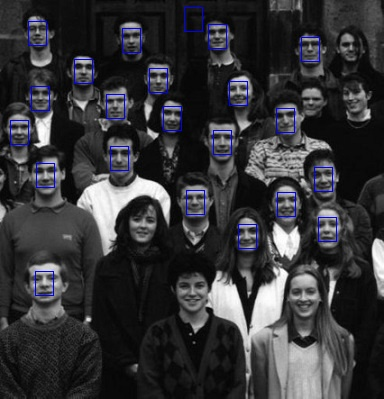
#> input picture q1/students_result.jpg, 384 x 399 px, given in place of students.jpg, which was not available
$ python matchFaces.py
#> lines starting #> are read from the running program, lines starting #| are printed output that depends on the picture; pictures that were not available may be replaced by others from this repository, and a replacement may not be noted
import cv2
import numpy as np
import matplotlib.pyplot as plt
from numpy.fft import fft2, ifft2, fftshift, ifftshift
from sklearn.cluster import DBSCAN

import warnings

warnings.filterwarnings("ignore")


# Implementation of the 'scale_down' function as per the assignment instructions.
# Scales down an image by a given ratio using the Fourier transform method.
def scale_down(image, resize_ratio):
    # Apply Fourier transform
    F = fftshift(fft2(image))
    # Calculate the new size after applying the resize_ratio
    new_size = np.array(F.shape) * resize_ratio
    new_size = new_size.astype(int)  # Convert to integer size
    # Extract the center part of the frequency domain according to the new size
    center_indices = np.array(F.shape) // 2
    cropped_F = F[center_indices[0] - new_size[0] // 2:center_indices[0] + new_size[0] // 2,
                center_indices[1] - new_size[1] // 2:center_indices[1] + new_size[1] // 2]
    # Apply inverse Fourier transform to get the scaled image
    scaled_image = ifft2(ifftshift(cropped_F))
    return np.abs(scaled_image)


# Implementation of the 'scale_up' function as per the assignment instructions.
# Scales up an image by a given ratio using the Fourier transform method.
def scale_up(image, resize_ratio):
    # Apply Fourier transform
    F = fftshift(fft2(image))
    # Calculate padding size
    pad_size = ((np.array(F.shape) * (resize_ratio - 1)) / 2).astype(int)
    # Zero padding in the frequency domain
    padded_F = np.pad(F, ((pad_size[0], pad_size[0]), (pad_size[1], pad_size[1])), mode='constant')
    # Apply inverse Fourier transform to get the scaled image
    scaled_image = ifft2(ifftshift(padded_F))
    return np.abs(scaled_image)


# Implementation of the 'ncc_2d' function as per the assignment instructions.
# Calculates the normalized cross-correlation (NCC) map between an image and a pattern.
def ncc_2d(image, pattern):
    # Convert the pattern to float
    pattern = pattern.astype(np.float64)
    # Calculate the dimensions of the NCC map
    ncc_map_shape = (image.shape[0] - pattern.shape[0] + 1, image.shape[1] - pattern.shape[1] + 1)
    ncc_map = np.zeros(ncc_map_shape)

    # Compute mean and standard deviation of the pattern
    pattern_mean = np.mean(pattern)
    pattern_std = np.std(pattern)

    # Normalizing the pattern
    pattern = (pattern - pattern_mean) / (pattern_std if pattern_std else 1)

    # Perform NCC calculation
    for i in range(ncc_map_shape[0]):
        for j in range(ncc_map_shape[1]):
            # Extract the current window from the image
            window = image[i:i + pattern.shape[0], j:j + pattern.shape[1]]

            # Compute mean and standard deviation of the window
            window_mean = np.mean(window)
            window_std = np.std(window)

            # If the window is not a constant value (std != 0), compute NCC
            if window_std != 0:
                ncc_value = np.sum((window - window_mean) * pattern) / (window_std * window.size)
                ncc_map[i, j] = ncc_value

    return ncc_map


# Displays an image, pattern, and their NCC heatmap side by side.
def display(image, pattern):
    plt.subplot(2, 3, 1)
    plt.title('Image')
    plt.imshow(image, cmap='gray')

    plt.subplot(2, 3, 3)
    plt.title('Pattern')
    plt.imshow(pattern, cmap='gray', aspect='equal')

    ncc = ncc_2d(image, pattern)

    plt.subplot(2, 3, 5)
    plt.title('Normalized Cross-Correlation Heatmap')
    plt.imshow(ncc ** 2, cmap='coolwarm', vmin=0, vmax=1, aspect='auto')

    cbar = plt.colorbar()
    cbar.set_label('NCC Values')

    plt.show()


# Draws rectangles around detected matches in an image.
def draw_matches(image, matches, pattern_size):
    image = cv2.cvtColor(image, cv2.COLOR_BGR2RGB)
    for point in matches:
        y, x = point
        top_left = (int(x - pattern_size[1] / 2), int(y - pattern_size[0] / 2))
        bottom_right = (int(x + pattern_size[1] / 2), int(y + pattern_size[0] / 2))
        cv2.rectangle(image, top_left, bottom_right, (255, 0, 0), 1)

    plt.imshow(image, cmap='gray')
    plt.show()

    cv2.imwrite(f"{CURR_IMAGE}_result.jpg", image)


# Clustering matches to ensure each face is marked only once
def cluster_matches(matches, eps=10, min_samples=1):
    # Use DBSCAN to cluster close points
    clustering = DBSCAN(eps=eps, min_samples=min_samples).fit(matches)
    unique_matches = []
    for cluster_id in np.unique(clustering.labels_):
        if cluster_id != -1:  # Ignore noise points
            # Calculate the centroid of the points in each cluster
            points = matches[clustering.labels_ == cluster_id]
            centroid = np.mean(points, axis=0).astype(int)
            unique_matches.append(centroid)
    return np.array(unique_matches)


CURR_IMAGE = "students"

image = cv2.imread(f'{CURR_IMAGE}.jpg')
#> image is the input picture: shape (399, 384, 3); mean B, G, R 56.6, 53.5, 53.5
image = cv2.cvtColor(image, cv2.COLOR_BGR2GRAY)
#> image: shape (399, 384)

pattern = cv2.imread('template.jpg')
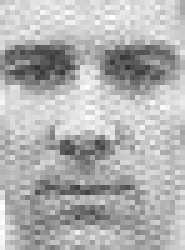
#> input picture q1/template.jpg, 37 x 50 px (shown 5 times larger)
#> pattern is the input picture: shape (50, 37, 3); min 53, max 255, mean 177.3
pattern = cv2.cvtColor(pattern, cv2.COLOR_BGR2GRAY)
#> pattern: shape (50, 37)

############# DEMO #############
display(image, pattern)
#> in ncc_2d, `pattern_mean = np.mean(pattern)`: pattern_mean = 177.3
#> in ncc_2d, `pattern_std = np.std(pattern)`: pattern_std = 41.94


############# Students #############

image_scaled = image
pattern_scaled = scale_down(pattern, 0.5)

display(image_scaled, pattern_scaled)
#> in ncc_2d (call 2), `pattern_mean = np.mean(pattern)`: pattern_mean = 759.1
#> in ncc_2d (call 2), `pattern_std = np.std(pattern)`: pattern_std = 165.7
#> after the loop in ncc_2d (call 2), `for i in range(ncc_map_shape[0]):`:
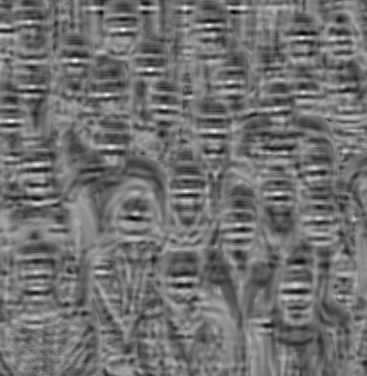
#> ncc_map: shape (376, 367) float64; min -0.533, max 0.7, mean 0.0134; drawn with min black and max white

ncc = ncc_2d(image_scaled, pattern_scaled)
real_matches = np.argwhere(ncc >= 0.55)
#> real_matches = 41 pairs, first value 7 to 193, second value 9 to 302

real_matches[:, 0] += pattern_scaled.shape[0] // 2
real_matches[:, 1] += pattern_scaled.shape[1] // 2

unique_matches = cluster_matches(real_matches)
#> the loop in cluster_matches, `for cluster_id in np.unique(clustering.labels_):` made 12 passes
#> points on passes 1, 2, 4, 5, 6, 7, 8, 10, 11, 12: [[19, 193], [19, 194], [20, 194]], [[37, 216], [37, 217], [37, 218]], [[49, 310], [49, 311], [50, 310]], [[72, 82], [72, 83], [72, 84], [72, 85]], [[81, 157], [81, 158], [81, 159], [81, 160]], [[106, 115], [106, 116]], [[118, 173], [119, 173]], [[143, 222], [143, 223]], [[203, 194], [203, 195]], [[205, 286], [205, 287], [205, 288]]
#> centroid on passes 3, 9: [41, 131], [132, 19]
#> after the loop in cluster_matches, `for cluster_id in np.unique(clustering.labels_):`: unique_matches = [[19, 193], [37, 217], [41, 131], [49, 310], [72, 83], [81, 158], [106, 115], [118, 173], [132, 19], [143, 222], [203, 194], [205, 287]]
draw_matches(image, unique_matches, pattern_scaled.shape)
#> the loop in draw_matches, `for point in matches:` made 12 passes
#> (y, x, top_left, bottom_right) on passes 1 to 12: (19, 193, (184, 7), (202, 31)), (37, 217, (208, 25), (226, 49)), (41, 131, (122, 29), (140, 53)), (49, 310, (301, 37), (319, 61)), (72, 83, (74, 60), (92, 84)), (81, 158, (149, 69), (167, 93)), (106, 115, (106, 94), (124, 118)), (118, 173, (164, 106), (182, 130)), (132, 19, (10, 120), (28, 144)), (143, 222, (213, 131), (231, 155)), (203, 194, (185, 191), (203, 215)), (205, 287, (278, 193), (296, 217))
#> after the loop in draw_matches, `for point in matches:`: image: shape (399, 384, 3); mean R, G, B 55.2, 53.5, 53.5


############# Crew #############

CURR_IMAGE = "thecrew"

image = cv2.imread(f'{CURR_IMAGE}.jpg')
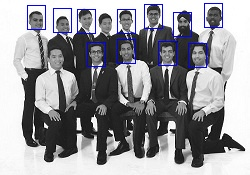
#> input picture q1/thecrew_result.jpg, 250 x 175 px, given in place of thecrew.jpg, which was not available
#> image is the input picture: shape (175, 250, 3); mean B, G, R 154.3, 150.3, 150.3
image = cv2.cvtColor(image, cv2.COLOR_BGR2GRAY)
#> image: shape (175, 250)

pattern = cv2.imread('template.jpg')
pattern = cv2.cvtColor(pattern, cv2.COLOR_BGR2GRAY)

image_scaled = scale_up(image, 2)
#> in scale_up, `pad_size = ((np.array(F.shape) * (resize_ratio - 1)) / 2).astype(int)`: pad_size = [87, 125]
#> in scale_up, `return np.abs(scaled_image)`:
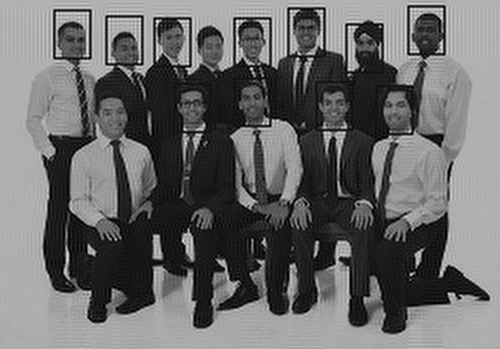
#> returned value: shape (349, 500) float64; min 0.00207, max 91.73, mean 37.8; drawn with min black and max white
pattern_scaled = scale_down(pattern, 0.5)

display(image_scaled, pattern_scaled)
#> after the loop in ncc_2d (call 4), `for i in range(ncc_map_shape[0]):`:
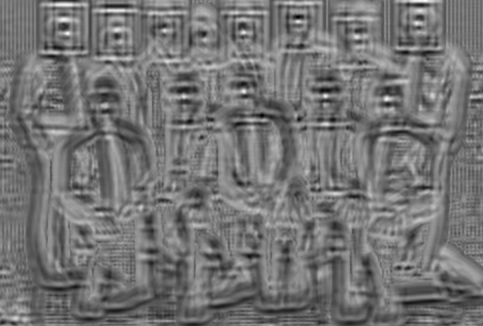
#> ncc_map: shape (326, 483) float64; min -0.5, max 0.598, mean 0.00188; drawn with min black and max white
#> in display (call 3), `plt.show()`:
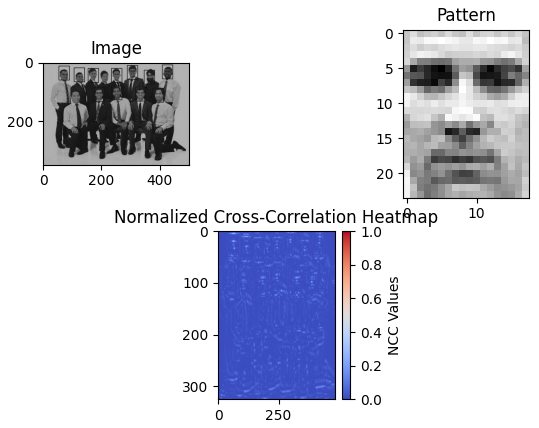
#> figure drawn by matplotlib, 4 panels

ncc = ncc_2d(image_scaled, pattern_scaled)
real_matches = np.argwhere(ncc >= 0.44)
#> real_matches = 139 pairs, first value 0 to 99, second value 56 to 428

real_matches[:, 0] += pattern_scaled.shape[0] // 2
real_matches[:, 1] += pattern_scaled.shape[1] // 2

real_matches = real_matches / 2
#> real_matches = 139 pairs, first value 6 to 55.5, second value 32.5 to 218.5

unique_matches = cluster_matches(real_matches)
#> the loop in cluster_matches (call 2), `for cluster_id in np.unique(clustering.labels_):` made 11 passes
#> (points, centroid) on passes 4, 5, 7: ([[16.5, 153], [16.5, 153.5]], [16, 153]), ([[21, 86.5]], [21, 86]), ([[24, 182.5], [24, 183], [24.5, 182.5], [24.5, 183]], [24, 182])
#> centroid on passes 1, 2, 3, 9, 11: [7, 214], [12, 36], [13, 62], [53, 167], [55, 197]
#> unique_matches = [[7, 214], [12, 36], [13, 62], [16, 153], [21, 86], [22, 126], [24, 182], [51, 126], [53, 167], [54, 96], [55, 197]]
draw_matches(image, unique_matches, pattern_scaled.shape)
#> call 2 of draw_matches, with matches = array of shape (11, 2), pattern_size = (24, 18)
#> the loop in draw_matches (call 2), `for point in matches:` made 11 passes
#> (y, x, top_left, bottom_right) on passes 1 to 11: (7, 214, (205, -5), (223, 19)), (12, 36, (27, 0), (45, 24)), (13, 62, (53, 1), (71, 25)), (16, 153, (144, 4), (162, 28)), (21, 86, (77, 9), (95, 33)), (22, 126, (117, 10), (135, 34)), (24, 182, (173, 12), (191, 36)), (51, 126, (117, 39), (135, 63)), (53, 167, (158, 41), (176, 65)), (54, 96, (87, 42), (105, 66)), (55, 197, (188, 43), (206, 67))
#> after the loop in draw_matches (call 2), `for point in matches:`:
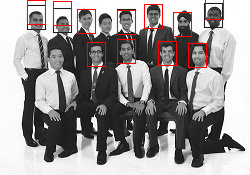
#> image: shape (175, 250, 3); mean R, G, B 154.7, 149.5, 149.5
